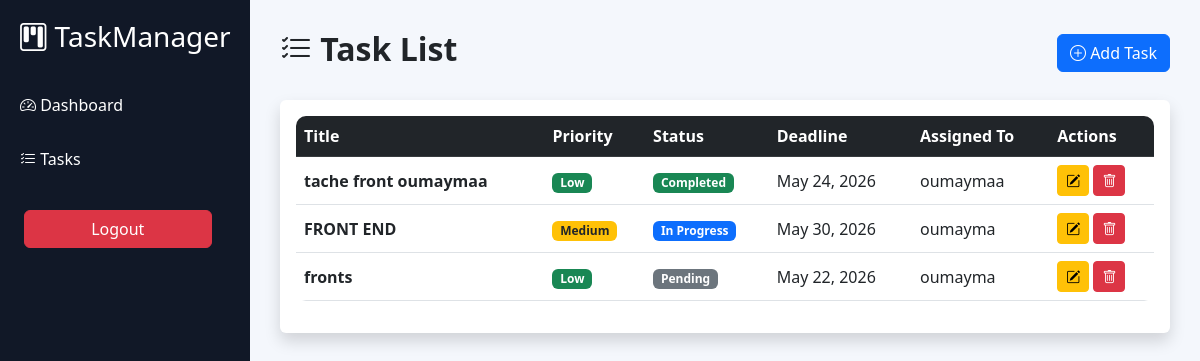
Page /tasks/ (signed in) on the committed database.
### tasks/models.py (models this page shows, shortened)
class Task(models.Model):
    PRIORITY_CHOICES = [
        ('Low', 'Low'),
        ('Medium', 'Medium'),
        ('High', 'High'),
    ]
    STATUS_CHOICES = [
        ('Pending', 'Pending'),
        ('In Progress', 'In Progress'),
        ('Completed', 'Completed'),
    ]
    title = models.CharField(max_length=200)
    description = models.TextField()
    priority = models.CharField(
        max_length=20,
        choices=PRIORITY_CHOICES,
        default='Medium'
    )
    status = models.CharField(
        max_length=20,
        choices=STATUS_CHOICES,
        default='Pending'
    )
    due_date = models.DateField()
    created_at = models.DateTimeField(auto_now_add=True)
    assigned_to = models.ForeignKey(
        User,
        on_delete=models.CASCADE
    )

### tasks/views.py (the view)
# urls.py: path('tasks/', views.task_list, name='task_list'),
@login_required
def task_list(request):
    if request.user.is_staff:
        tasks = Task.objects.all().order_by('-created_at')
    else:
        tasks = Task.objects.filter(assigned_to=request.user).order_by('-created_at')
    return render(request, 'tasks/task_list.html', {'tasks': tasks})

### templates/tasks/task_list.html (shortened to what this page needs)
{% extends 'tasks/base.html' %}
{% block content %}
<div class="d-flex justify-content-between align-items-center mb-4">
    <h2 class="fw-bold">
        <i class="bi bi-list-check"></i>
        Task List
    </h2>
    {% if user.is_staff %}
    <a href="{% url 'task_create' %}" class="btn btn-primary">
        <i class="bi bi-plus-circle"></i>
        Add Task
    </a>
    {% endif %}
</div>
<div class="card shadow border-0">
    <div class="card-body">
        <table class="table table-hover align-middle">
            <thead class="table-dark">
                <tr>
                    <th>Title</th>
                    <th>Priority</th>
                    <th>Status</th>
                    <th>Deadline</th>
                    <th>Assigned To</th>
                    <th>Actions</th>
                </tr>
            </thead>
            <tbody>
                {% for task in tasks %}
                <tr>
                    <td>
                        <strong>{{ task.title }}</strong>
                    </td>
                    <td>
                        {% if task.priority == 'High' %}
                        <span class="badge bg-danger">
                            High
                        </span>
                        {% elif task.priority == 'Medium' %}
                        <span class="badge bg-warning text-dark">
                            Medium
                        </span>
                        {% else %}
                        <span class="badge bg-success">
                            Low
                        </span>
                        {% endif %}
                    </td>
                    <td>
                        {% if task.status == 'Completed' %}
                        <span class="badge bg-success">
                            Completed
                        </span>
                        {% elif task.status == 'In Progress' %}
                        <span class="badge bg-primary">
                            In Progress
                        </span>
                        {% else %}
                        <span class="badge bg-secondary">
                            Pending
                        </span>
                        {% endif %}
                    </td>
                    <td>
                        {{ task.due_date }}
                    </td>
                    <td>
                        {{ task.assigned_to.username }}
                    </td>
                    <td>
                        {% if user.is_staff %}
                        <a href="{% url 'task_update' task.id %}"
                        class="btn btn-warning btn-sm">
                            <i class="bi bi-pencil-square"></i>
                        </a>
                        <a href="{% url 'task_delete' task.id %}"
                        class="btn btn-danger btn-sm">
                            <i class="bi bi-trash"></i>
                        </a>
                        {% endif %}
                    </td>
                </tr>
                {% empty %}
                <tr>
                    <td colspan="6" class="text-center">
                        No tasks found.
                    </td>
                </tr>
                {% endfor %}
            </tbody>
        </table>
    </div>
</div>
{% endblock %}

### templates/tasks/base.html (style rules this page uses)
body { background:#f4f7fc; }
table { background:white; border-radius:10px; overflow:hidden; }

### rows in the picture
Task: title "tache front oumaymaa", priority "Low", status "Completed", due_date "May 24, 2026", assigned_to.username "oumaymaa"
Task: title "FRONT END", priority "Medium", status "In Progress", due_date "May 30, 2026", assigned_to.username "oumayma"
Task: title "fronts", priority "Low", status "Pending", due_date "May 22, 2026", assigned_to.username "oumayma"
